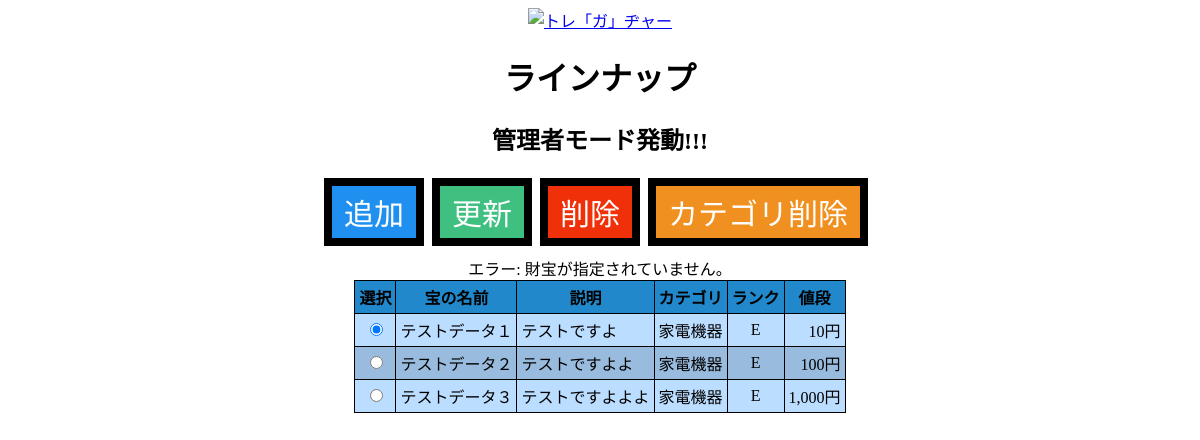
/lineup/index.php?err=1 (signed in), run on the app's committed database.
### tables this page shows
CREATE TABLE IF NOT EXISTS Treasures (
    treasure_id    INTEGER       PRIMARY KEY AUTO_INCREMENT,
    treasure_name  VARCHAR(128)  NOT NULL,
    treasure_desc  VARCHAR(128)  NOT NULL,
    treasure_rank  INTEGER       NOT NULL,
    treasure_price DECIMAL(64,0) NOT NULL,
    treasure_ctgr  INTEGER       NOT NULL,
    FOREIGN KEY (treasure_ctgr) REFERENCES Categories (category_id)
);

CREATE TABLE IF NOT EXISTS Categories (
    category_id   INTEGER PRIMARY KEY AUTO_INCREMENT,
    category_name VARCHAR(128)
);

### initial/unitNumberJP.php (called while the page is built, shortened)
<?php
    function unitNumberJP($n, $d) {
        $num = floatval($n);
        if(log10($num) < $d+1 || log10($num) < 4) return number_format($num);
    }
?>

### lineup/index.php (the view, shortened to what this page needs)
<?php require '../initial/db-connect.php' ?>
<?php require '../initial/unitNumberJP.php' ?>
<?php
    $ranklist = "EDCBAS";
    function showRank(string $rank) {
        global $ranklist;
        if ($rank < mb_strlen($ranklist)) {
            return $ranklist[$rank];
        }
        return $ranklist[4].strval($rank-4);
    }
?>
<!DOCTYPE html>
<html lang="en">
    <head>
        <link rel="stylesheet" href="../css/lineup.css">
    </head>
    <body>
        <div class="centering">
            <?php
                $admin = false;
                $sql = $db -> query("SELECT * FROM Accounts WHERE account_id='必殺奥義！ッ管理者権限!!ッ'");
                $res = $sql -> fetch(PDO::FETCH_ASSOC);
                if($_SESSION['loginfo']['acc_id'] == $res['account_id']) $admin = true;
            ?>
            <h1>ラインナップ</h1>
            <?php
                if($admin) {
                    echo '
                    <h2 class="admin_text">管理者モード発動!!!</h2>
                    <form action="?" name="dataform" method="GET">
                    <div class="control">
                    <button class="create" formaction="newTreasure.php">追加</button>
                    <button class="update" formaction="modTreasure.php">更新</button>
                    <button class="delete" formaction="delTreasure.php">削除</button>
                    <a class="deletectgr" href="delCategory.php">カテゴリ削除</a>
                    </div>
                    ';
                }
            ?>
            <?php
                $err = $_GET['err'] ?? null;
                switch ($err) {
                    case '1':
                        echo 'エラー: 財宝が指定されていません。<br>';
                        break;
                }
            ?>
            <table>
                <thead>
                    <tr>
                        <th>選択</th>
                        <th>宝の名前</th>
                        <th>説明</th>
                        <th>カテゴリ</th>
                        <th>ランク</th>
                        <th>値段</th>
                    </tr>
                </thead>
                <tbody>
                    <?php
                        $sql = $db -> query(
                            "SELECT * FROM Treasures LEFT JOIN Categories
                             ON Treasures.treasure_ctgr = Categories.category_id"
                        );
                        $res = $sql -> fetchAll(PDO::FETCH_ASSOC);
                        foreach($res as $row) {
                            echo '<tr>';
                            echo '<td><input type="radio" name="id" value="', $row['treasure_id'], '"';
                            if ($row['treasure_id'] == 1) echo ' checked';
                            echo '></td>';
                            echo '<td class="left">', $row['treasure_name'], '</td>';
                            echo '<td class="left">', nl2br($row['treasure_desc']), '</td>';
                            echo '<td class="left">', $row['category_name'], '</td>';
                            echo '<td class="middle">', showRank($row['treasure_rank']), '</td>';
                            echo '<td class="right">', unitNumberJP($row['treasure_price'], 4), '円</td>';
                            echo '</tr>';
                        }
                    ?>
                </tbody>
            </table>
            <?php if($admin) echo '</form>' ?>
        </div>
    </body>
</html>

### css/lineup.css (style rules this page uses)
.centering { margin: 0 auto; text-align: center; }
.control { display: flex; margin: auto; width: 100%; height: 80px; text-align: center; align-items: center; justify-content: center; }
.control>a, .control>button { border: 8px black; border-style: solid; border-radius: 0px; margin: 0px 8px 8px 0px; padding: 4px 12px; font-size: 30px; color: #fff; text-decoration: none; }
.create { background: #2090f0; transition: all 0.1s; }
.update { background: #40c080; transition: all 0.1s; }
.delete { background: #f03008; transition: all 0.1s; }
.deletectgr { background: #f09020; transition: all 0.1s; }
table, th, td { border: 1px solid #000000; border-collapse: collapse; padding: 4px; }
table { margin: auto; }
thead>tr { background-color: #28c; }
tbody>tr:nth-child(2n) { background-color: #9bd; }
tbody>tr:nth-child(2n+1) { background-color: #bdf; }
.left { text-align: left; }
.middle { text-align: middle; }
.right { text-align: right; }

### data on the page
treasures: treasure_id "☑", treasure_name "テストデータ１", treasure_desc "テストですよ", treasure_ctgr.category_name "家電機器", treasure_rank "E", treasure_price "10"
treasures: treasure_name "テストデータ２", treasure_desc "テストですよよ", treasure_ctgr.category_name "家電機器", treasure_rank "E", treasure_price "100"
treasures: treasure_name "テストデータ３", treasure_desc "テストですよよよ", treasure_ctgr.category_name "家電機器", treasure_rank "E", treasure_price "1,000"
